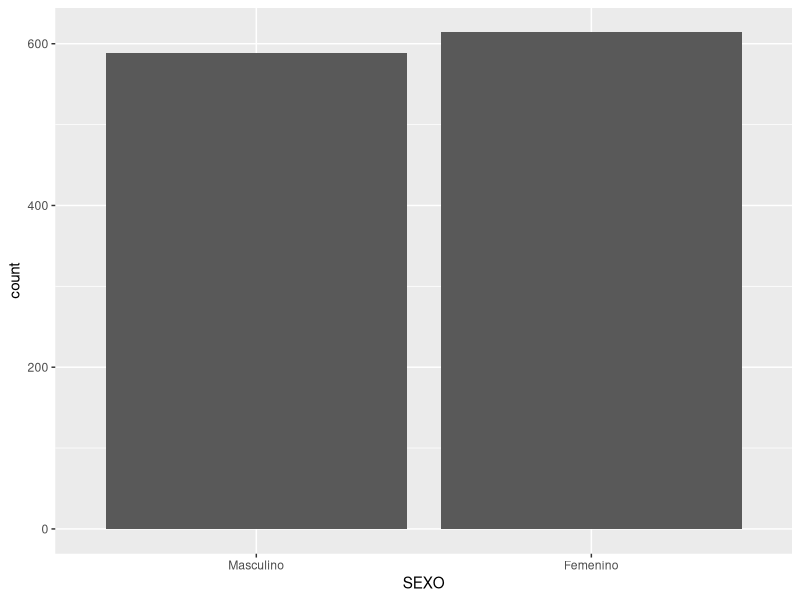
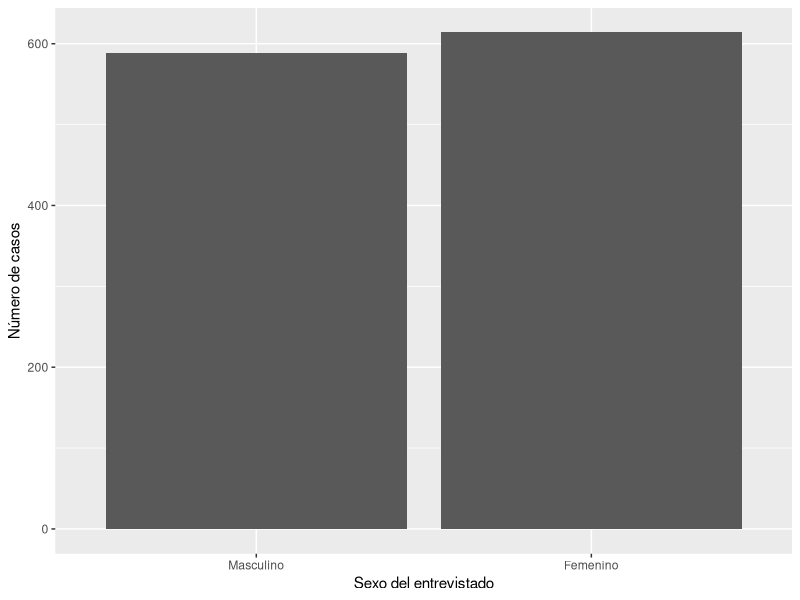
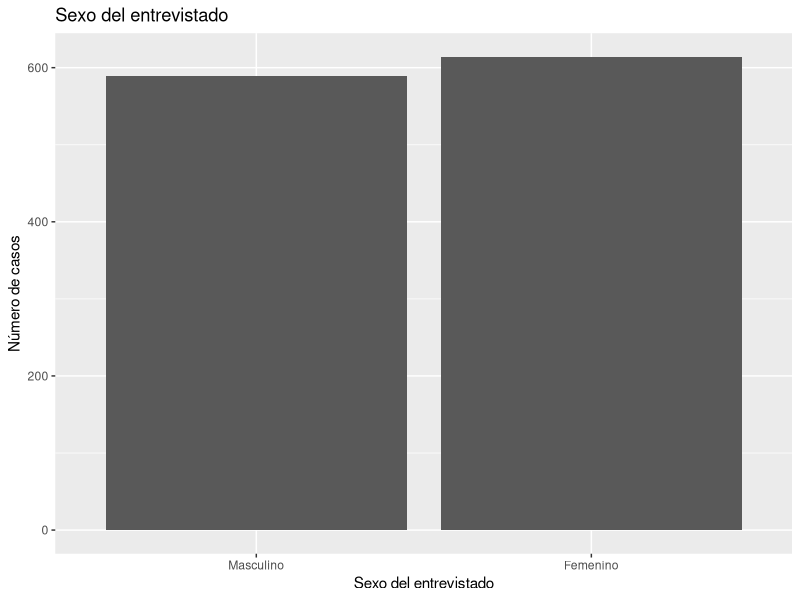
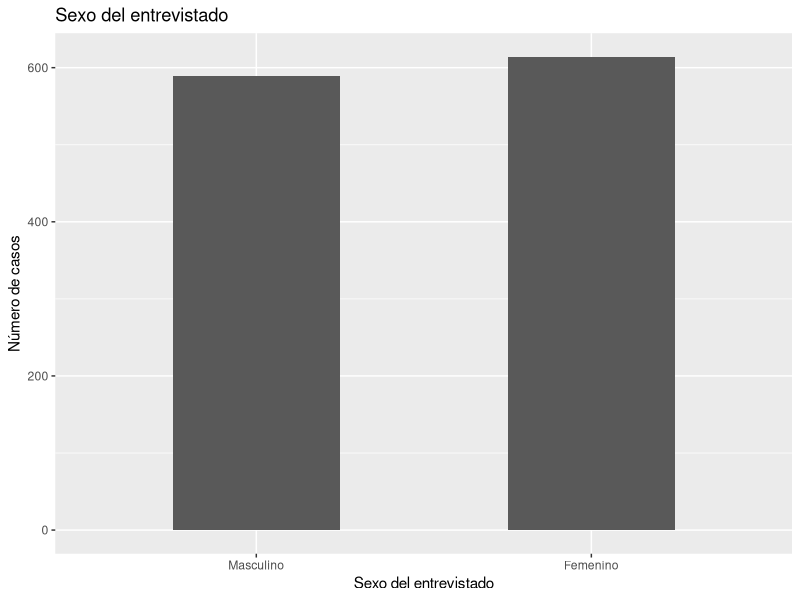
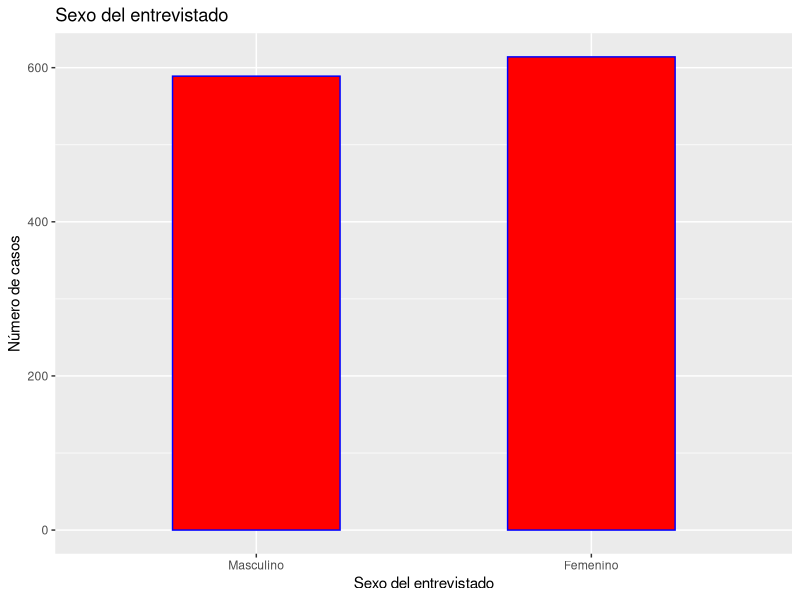
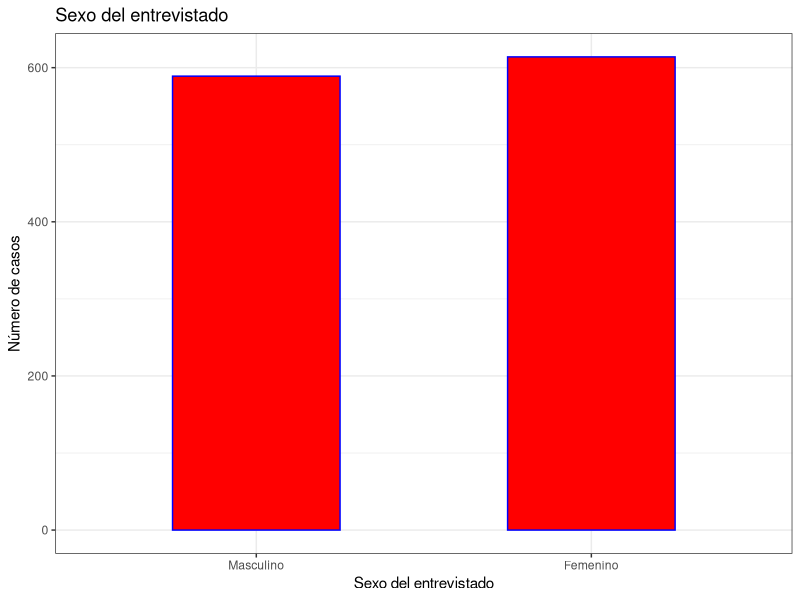
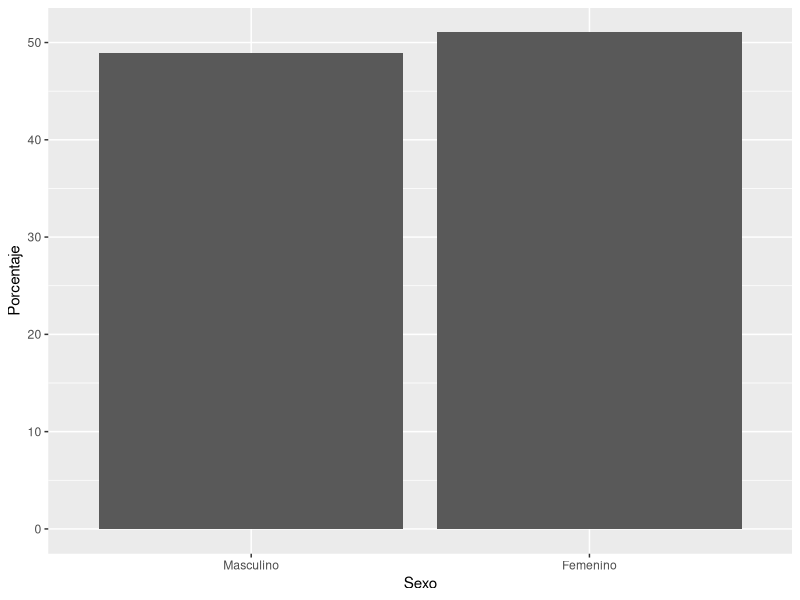
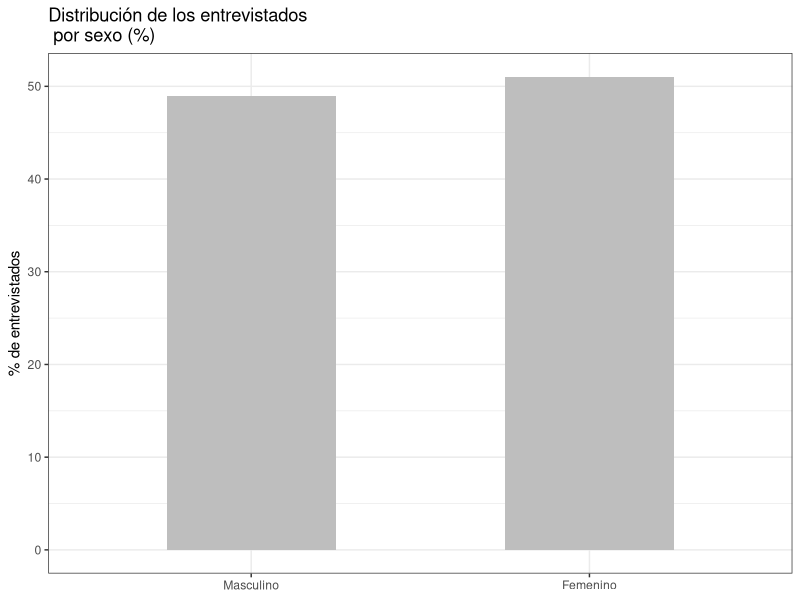

R code for these plots, in order:
#***************Taller "ggplot"***********#
#                                         #
#   Elaboración:      Peña, Andrés        # 
#   Modificado:       04-12-2017          #
#                                         #
#                                         #  
#*****************************************#

setwd("C:\\Users\\apena\\Desktop\\I+D+i\\ggplot")

library(foreign)
genero <- as.data.frame(read.spss("IOP_1212_01_B.sav"))

library(ggplot2)
ggplot(genero, aes(x = SEXO)) + geom_bar()

gr1 <- ggplot(genero, aes(x = SEXO)) + geom_bar()
gr1 + xlab("Sexo del entrevistado") + ylab ("Número de casos")# etiquetas de los ejes

gr1 + xlab("Sexo del entrevistado") + ylab ("Número de casos") + 
  ggtitle("Sexo del entrevistado")

gr1 <- ggplot(genero, aes(x = SEXO)) + geom_bar(width=0.5)
gr1 + xlab("Sexo del entrevistado") + ylab ("Número de casos") + 
  ggtitle("Sexo del entrevistado")

gr1 <- ggplot(genero, aes(x = SEXO)) + geom_bar(width=0.5, colour="blue", fill="red")
gr1 + xlab("Sexo del entrevistado") + ylab ("Número de casos") + 
  ggtitle("Sexo del entrevistado")


gr1 + xlab("Sexo del entrevistado") + ylab ("Número de casos") + 
  ggtitle("Sexo del entrevistado") + theme_bw()


tab.sex1 <- as.data.frame(prop.table(table(genero$SEXO))*100)
tab.sex1

colnames(tab.sex1) <- c("Sexo", "Porcentaje")

ggplot(tab.sex1, aes(x=Sexo, y=Porcentaje)) + geom_bar(stat="identity")


gr2 <- ggplot(tab.sex1, aes(x=Sexo, y = Porcentaje)) + 
  geom_bar(stat="identity", width=0.5, fill = "grey") 

gr2 + xlab(NULL) + ylab("% de entrevistados") + 
  ggtitle("Distribución de los entrevistados\n por sexo (%)") + theme_bw()


library(scales) # requiere instalar el paquete "scales"
gr2.a <- ggplot(genero, aes(SEXO)) + 
  geom_bar(aes(SEXO, (..count..)/sum(..count..)), width=0.5, fill = "grey") 

gr2.a + scale_y_continuous(labels=percent) + xlab(NULL) + 
  ylab("% de casos") + 
  ggtitle("Distribución de los\n entrevistados por sexo") +  theme_bw()



ggplot(genero, aes(P36, fill=SEXO)) + geom_bar(position="dodge")




gr3 <- ggplot(genero[genero$P36!="NS/NR", ], (aes(P36, fill=SEXO))) + 
  geom_bar(aes(P36, (..count..)/sum(..count..)), position="dodge") + 
  scale_y_continuous(labels=percent) + scale_fill_grey() + theme_bw()

gr3

gr3 + xlab(NULL) + ylab("% de casos") + ggtitle("¿Los demás miembros del hogar deberían pagarle un sueldo o salario\n al")



tab.5 <- as.data.frame(prop.table(table(genero$P51D, genero$DOMINIO), 2)*100)
tab.5

colnames(tab.5) <- c("Rptas", "Dominios", "Pct")
gr4 <- ggplot(tab.5, aes(x=Rptas, y=Pct)) + geom_bar(stat="identity") 
gr4

gr4 + facet_grid(Dominios ~.)

gr4 + facet_grid(.~ Dominios)

gr4 + facet_wrap(~ Dominios)

gr4 + coord_flip() + facet_wrap(~ Dominios)



ggplot(genero, aes(P19A)) + geom_histogram()

range(genero$P19A, na.rm=TRUE)

ggplot(genero, aes(P19A)) + geom_histogram(binwidth = 10)


hist1 <- ggplot(genero, aes(P19A)) + 
  geom_histogram(binwidth = 10,
                 fill="red", 
                 colour="black")
hist1


hist1 + facet_grid(SEXO ~.)


## Las sintaxis nos dan el mismo resultado. 
#La segunda evita dibujar la línea de abajo.
ggplot(genero, aes(P23)) + geom_density()
ggplot(genero, aes(P23)) + geom_line(stat="density")


ggplot(genero, aes(P23)) + geom_line(stat="density") + facet_grid(NSEGrup ~.)

ggplot(genero, aes(P23)) + geom_line(stat="density") + facet_grid(NSEGrup ~ SEXO)

edad <- genero$EDAD
gr.edad <- as.factor(cut(edad, breaks = c(18, 25, 35, 45, 55, 92), 
                         include.lowest = TRUE))
table(gr.edad)










